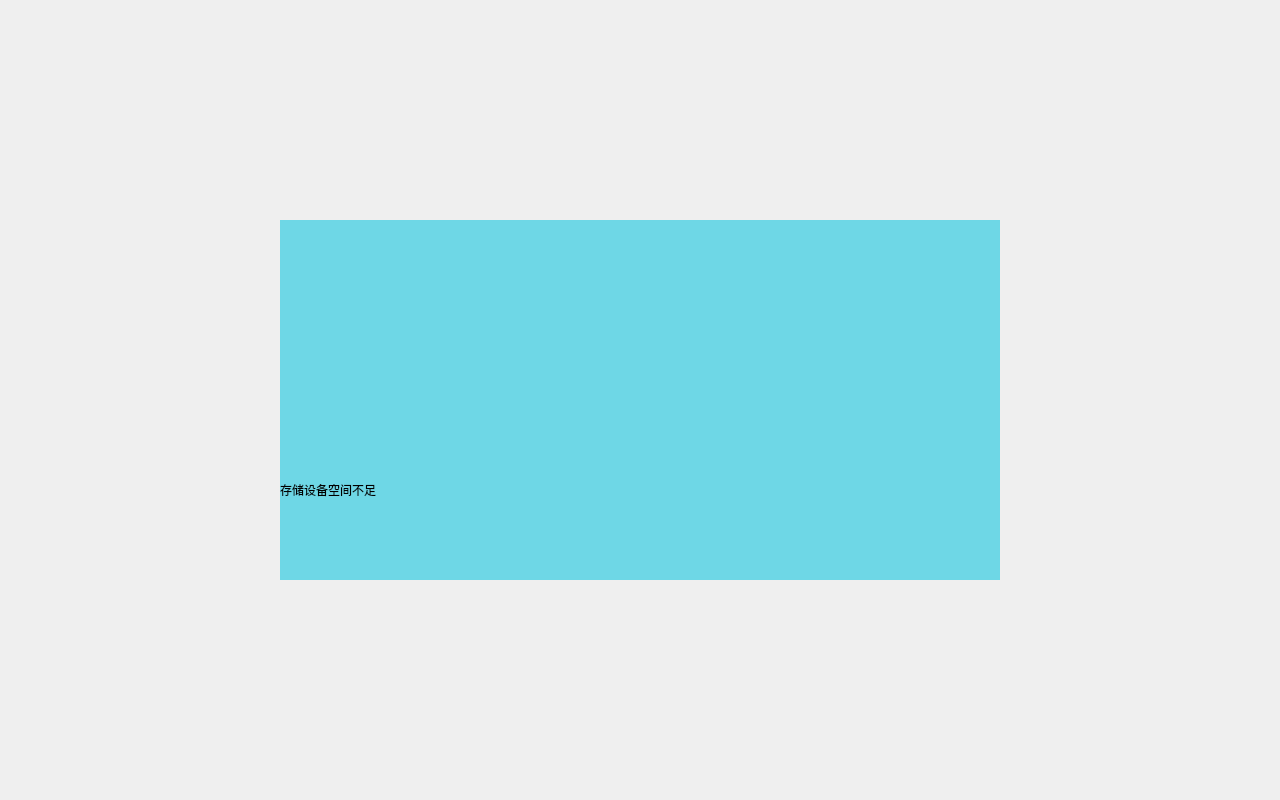
<?xml version="1.0" encoding="UTF-8"?>
<ui version="4.0">
 <class>no_memory</class>
 <widget class="QWidget" name="no_memory">
  <property name="geometry">
   <rect>
    <x>0</x>
    <y>0</y>
    <width>1280</width>
    <height>800</height>
   </rect>
  </property>
  <property name="windowTitle">
   <string>Form</string>
  </property>
  <widget class="QLabel" name="label_num">
   <property name="geometry">
    <rect>
     <x>280</x>
     <y>450</y>
     <width>720</width>
     <height>80</height>
    </rect>
   </property>
   <property name="text">
    <string>存储设备空间不足</string>
   </property>
  </widget>
  <widget class="QLabel" name="label_b">
   <property name="geometry">
    <rect>
     <x>0</x>
     <y>0</y>
     <width>1280</width>
     <height>800</height>
    </rect>
   </property>
   <property name="styleSheet">
    <string notr="true"/>
   </property>
   <property name="text">
    <string/>
   </property>
  </widget>
  <widget class="QLabel" name="label_backdrop">
   <property name="geometry">
    <rect>
     <x>280</x>
     <y>220</y>
     <width>720</width>
     <height>360</height>
    </rect>
   </property>
   <property name="styleSheet">
    <string notr="true">background-color: rgb(110, 215, 230);</string>
   </property>
   <property name="text">
    <string/>
   </property>
  </widget>
  <widget class="QLabel" name="label">
   <property name="geometry">
    <rect>
     <x>565</x>
     <y>250</y>
     <width>150</width>
     <height>150</height>
    </rect>
   </property>
   <property name="styleSheet">
    <string notr="true">image: url(:/tu/警告.png);</string>
   </property>
   <property name="text">
    <string/>
   </property>
  </widget>
  <zorder>label_b</zorder>
  <zorder>label_backdrop</zorder>
  <zorder>label</zorder>
  <zorder>label_num</zorder>
 </widget>
 <resources/>
 <connections/>
</ui>
